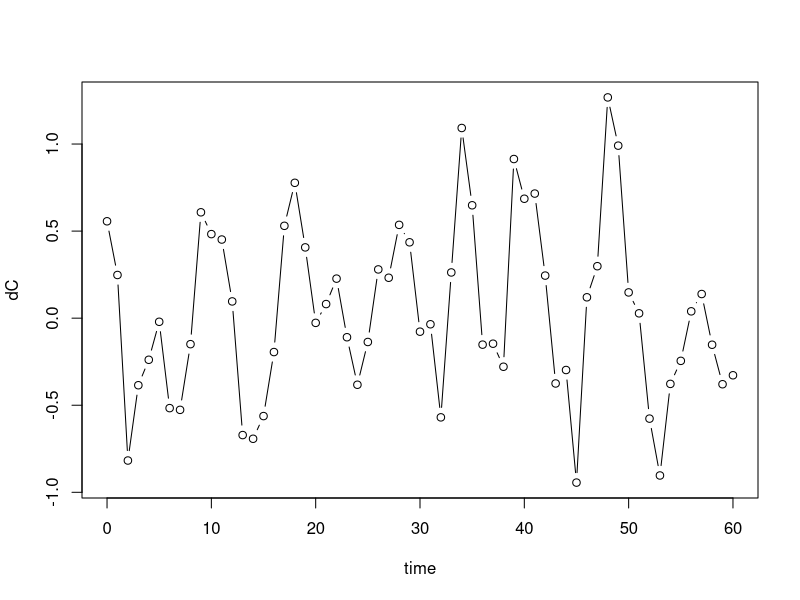
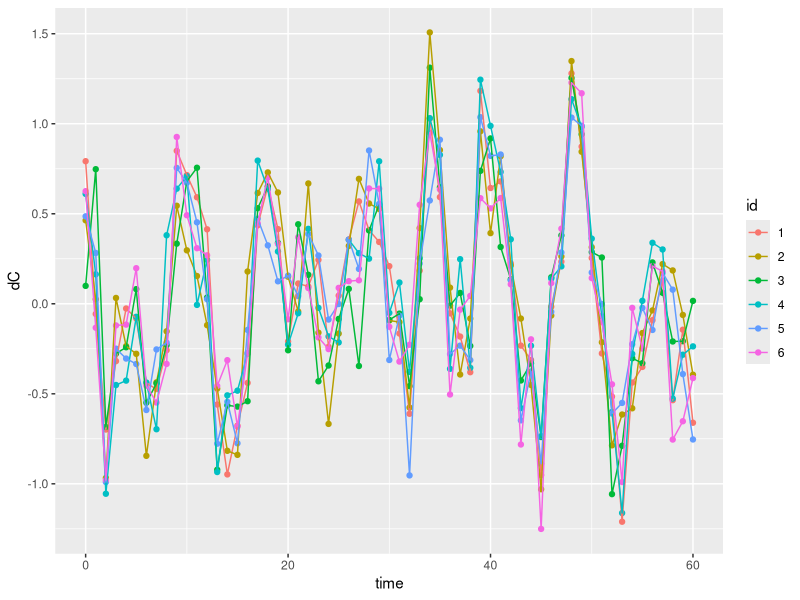

These charts were generated, in order, by the following R code:
## ---- chunk 1
knitr::opts_chunk$set(collapse = TRUE, comment = "#>", 
                      fig.width = 8, fig.height = 6)

## ---- chunk 2
# load required libraries
# library(SIBER)
library(ggplot2)
library(dplyr)

rm(list=ls())
graphics.off()
set.seed(1)
# read in the data

# simulate some data for now.
t.max <- 60 # number of time steps
increment <- seq(0,t.max)

n.t <- length(increment)

dt <- 1 # the time per increment in days.
time <- increment * dt

# simulate the d13C data
dC <- arima.sim(n = n.t, 
                list(ar = c(0.8897, -0.4858), ma = c(-0.2279, 0.2488)),
                sd = sqrt(0.1796))

# create the dataframe
df <- data.frame(dC = as.numeric(dC), time = time, increment = increment)

# duplicate the dataframe to simulate multiple jittered time series
n.series <- 6
df.list <- vector("list", n.series)
df.list <- lapply(df.list, function(x) {
  x <- df; x$dC <- x$dC + rnorm(nrow(x), 0, 0.2); return(x)
  })

# bind them all into a single data.frame
df.all <- bind_rows(df.list, .id = "id")

## ---- chunk 3
# some summary stats

# some basic visualisation
plot(dC ~ time, data = df, type = "b")

# same in ggplot
g1 <- ggplot(df.all, aes(time, dC)) + 
  geom_point(aes(color = id)) + 
  geom_line(aes(group = id, color = id)) #+ 
  # geom_bin2d(binwidth = c(1,0.1))
print(g1)


## ---- chunk 4
# fit some models

## ---- chunk 5
# summarise model results

